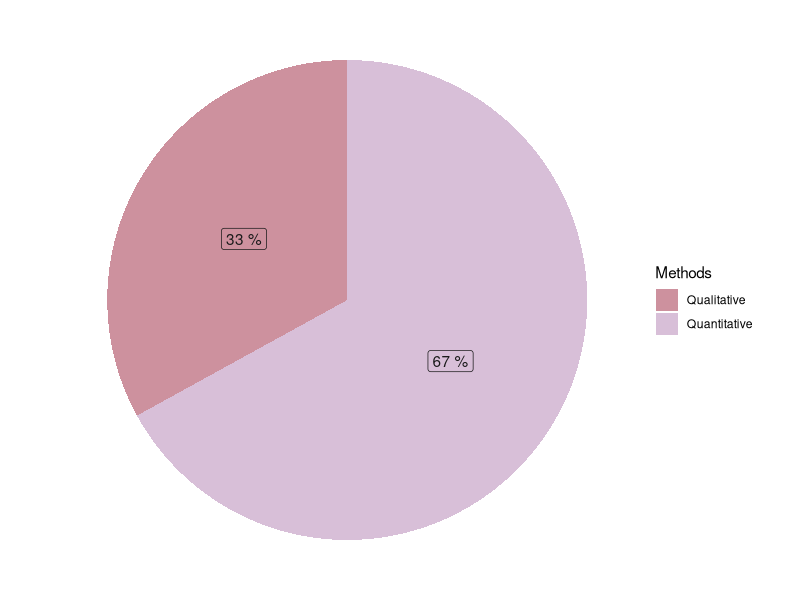

Generate this figure with R:
### Method extraction for the different topics###

library(readxl)
library(tidyverse)
library(ggplot2)
#library(MetBrewer)

#Use the excel sheet
Thesis <- read_excel("./methods-excel.xlsx", sheet = 1)

### In order to show a plot for the main topics, the topics have to be extracted
### 

#Summary of main topics
Thesis$Main_topic_1
Thesis$Main_topic_2

###############################################################################
#I decided ti use the gather function and have up to two main topics. 
#Else this code would woork:

#Sort by Main topics (Main_topic_1) to make a new pie chart
#Nutrition <- Thesis %>% 
#  filter(Main_topic_1 == "Nutrition")
#Show Summary
#Nutrition
#Count "Nutrition" values
#count(Nutrition)

#Now same for second main topic
#Nutrition2 <- Thesis %>% 
#  filter(Main_topic_2 == "Nutrition")
#Nutrition2
###############################################################################

#Use gather function to group two main topics together

Together <- Thesis %>% 
  gather(key = "TopicPart", value = "Topics", c(Main_topic_1, Main_topic_2))

#Filter the topic
# Insert the names Economy,Education,Health,Nutrition,Resources,Safety,Social
#and Time to see the pie chart for the named topic. 

#Within the pie chart you then have to assemble the number of colors: 
#Not all main topic charts have equal numbers of slides.
#For example the main topic Resources does also contain
#methodological studies. The pie chart of Education topics only has 2 colors.

Filtered <- Together %>% 
  filter(Topics == "Education")

count(Filtered)

### Preparation of the method data ###

#So, the first step is to differentiate between NAs
Thesis <- Filtered %>% 
  mutate_all(~replace(., . == "NA", NA))

#Summary of the data with NA
n_method <- Thesis %>% 
  count(Method) 

#Summary of the data without NA
n_method <- na.omit(n_method)

#Calculation of the percentages of the different used methods 
n_method <- n_method %>%
  mutate(perc = round((n / sum(n) * 100), 0))

#Shows summary of the data. No NA included.
n_method$n
n_method$Method

#To get a percentage (%) sign next to the values:
label <- paste(n_method$perc, "%")


### Pie chart with tidyverse ###
# To adjust to different topics, change the number of "grey10" as the color of 
#labels for each slice. 

cols <- c("Quantitative" = "thistle", "Qualitative" = "pink3",
          "Methodological" = "plum4", "Mixed" = "lightpink2")
Method_Extraction <- n_method %>% 
  ggplot(aes(x = "", y =perc, fill = Method)) +
  geom_col() +
  geom_label(aes(label = label), color = c("gray10","gray10"), 
             position = position_stack(vjust = 0.5),
             show.legend = FALSE) +
  guides(fill = guide_legend(title = "Methods")) +
  coord_polar(theta = "y")+
  theme_void()+
  scale_fill_manual(values = cols)

#Show the plot:
Method_Extraction

#Alternative colors to insert above fo a single graphic:
#scale_fill_manual(values = met.brewer("Cassatt2")[1:3])
